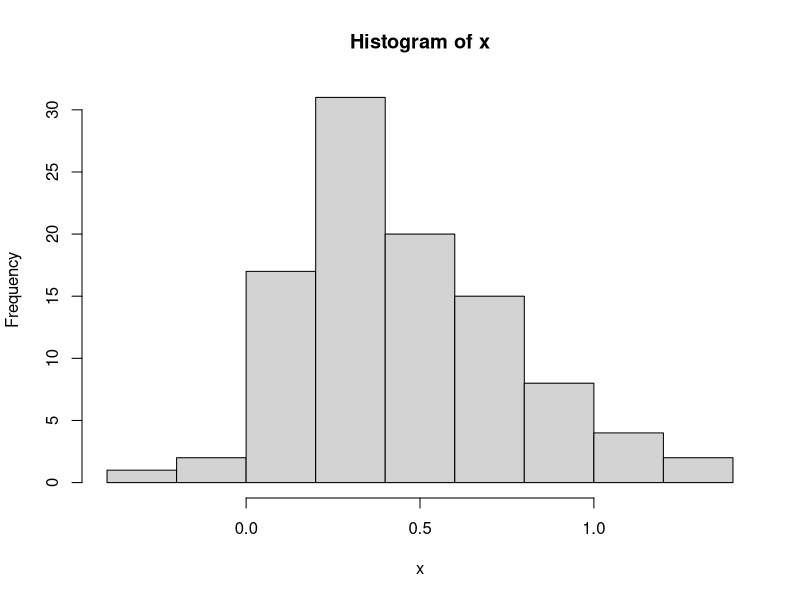
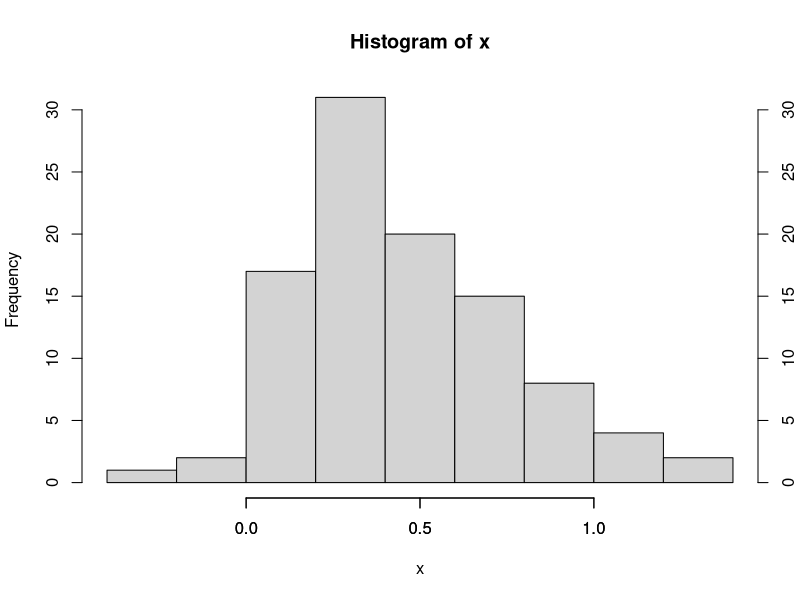

Here is the R script that generated these plots, in order:
#details for each exercise are in Exercise.pdf

#### Exercise 1.1.

#Which option is closer to the mean of Y? a) or b)?

exp(0+1/2) #a)
#1.648721

exp(0-1/2) #b)
#0.6065307

x <- rnorm(1000)
y <- exp(x)

mean(y)
#1.687353

#Answer: a)

#### Exercise 1.2.

#Consider the second order polynomial equation: x^2 + 3x + 1 = 0

#The general polynomial equation AX^2 + BX + C = 0
#has the solutions (-B +/- sqrt(B^2 - 4AC))/2A

#1.Construct a vector of length 2 that contains the solutions to the equation 
#x^2 + 3x + 1 = 0 and display it on the screen with 1 decimal point. 

A <- 1
B <- 3
C <- 1

options(digits=1)
c ( (-B+sqrt(B^2 - 4*A*C))/(2*A),
    (-B-sqrt(B^2 - 4*A*C))/(2*A)
  )

#[1] -0.4 -2.6

#2. Work out how much error you make (in percent) by referring to the solutions with 
#just one decimal. The result will be different for the two solutions.

options(digits=6)
100*(c(-0.4, -2.6)/c ( (-B+sqrt(B^2 - 4*A*C))/(2*A),
                 (-B-sqrt(B^2 - 4*A*C))/(2*A)
))

#104.7214  99.3112

# if we use only one ticket we only accelerate 1st solution by 4,7% (104.7214)

#### Exercise 1.3.

#Construct the object x as
set.seed(1234)
x <- rnorm(100, mean=.5, sd=.3)

#Perform the following task (check out the help system as needed): 
#1.Calculate mean and standard deviation of x.
mean(x)
sd(x)

#2.Plot a histogram of x.
hist(x)

#3.Put the second axis on the right side of the histogram plot instead of on the left.
hist(x)
axis(1)
axis(4)